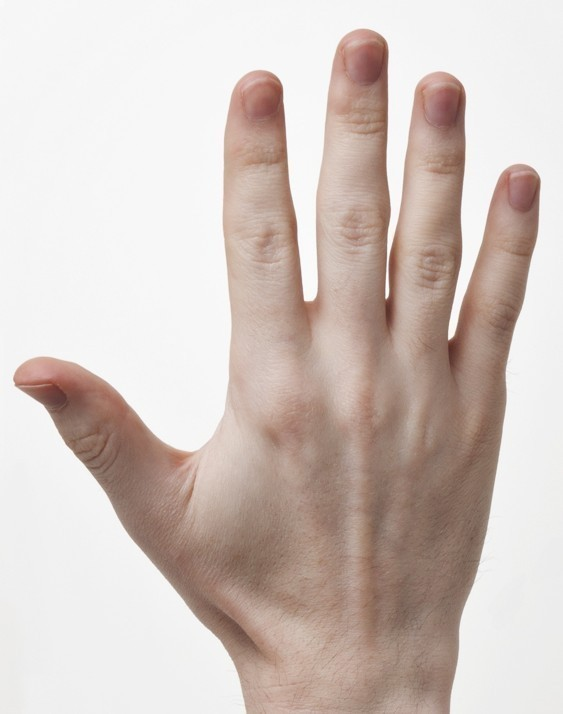
#> input picture images/right_hand_1.jpg, 563 x 714 px
$ python single_acp_capture.py   (older library calls are emulated)
#> lines starting #> are read from the running program, lines starting #| are printed output that depends on the picture; after the words box and inside, x2 and y2 are one past the last pixel; in counts of white or black regions, pixels touching at a corner belong together
import cv2
import numpy as np
import math
import csv

raw_image,gray_image,thres_image = None,None,None

marker_color = (0,0,0)
contour_color = (102,204,0)
polyaprox_color = (0,0,255)
map_color = (255,0,0)

vertex_num = 0
vertex_x = []
vertex_y = []
distance_map = []


def acp_info(event,x,y,flag,param):
    global raw_image,marker_color
    global vertex_num,vertex_x,vertex_y,distance_map
    #When Left is clicked in the mouse
    if event == cv2.EVENT_LBUTTONDOWN:
        print("Mouse Picker Coorindates: x={} y={}".format(x,y))
        cv2.circle(raw_image,(x,y),3,marker_color,-1)
        i = 0
        distance = 0
        while(i<vertex_num):
            distance = int(math.sqrt((vertex_x[i]-x)**2+(vertex_y[i]-y)**2))
            print("Mapping Distance of vertex #{} = {}".format(i,distance))
            distance_map.append(distance)
            cv2.line(raw_image,(vertex_x[i],vertex_y[i]),(x,y),map_color,2)
            cv2.imwrite('./output_image/right_hand_map_1.jpg',raw_image)
            i+=1
        with open('./output_csv/map_single_acp.csv','w',newline='') as csvfile:
            writer = csv.writer(csvfile)
            i = 0
            while(i<vertex_num):
                writer.writerow([i,distance_map[i]])
                i+=1
        cv2.imshow("Acp Picker",raw_image)


def main():
    global raw_image,gray_image,thres_image
    global total_target,target_x,target_y
    raw_image = cv2.imread("./images/right_hand_1.jpg")
#> raw_image is the input picture: shape (714, 563, 3); mean B, G, R 191.2, 197.1, 209.9

    gray_image = cv2.cvtColor(raw_image,cv2.COLOR_BGR2GRAY)
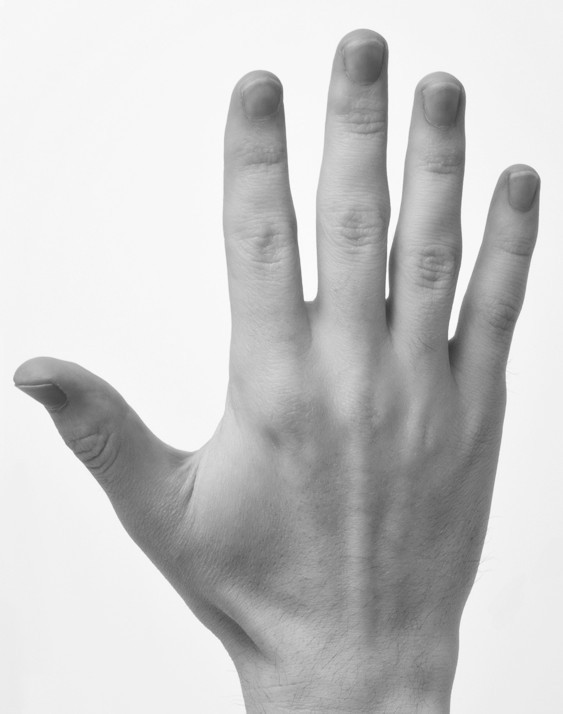
#> gray_image: shape (714, 563); min 56, max 255, mean 200.2
    res,thres_image = cv2.threshold(gray_image,220,255,cv2.THRESH_BINARY)
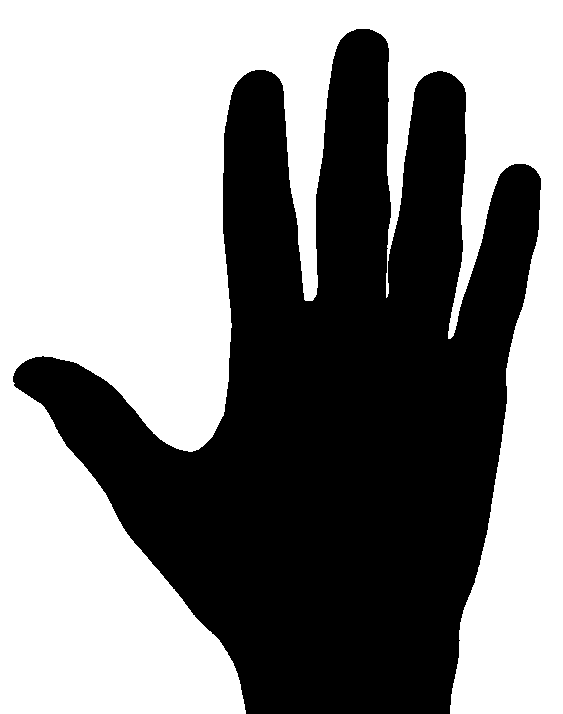
#> thres_image: shape (714, 563); 54.2% white; 1 black region
    cv2.imshow('Threshold',thres_image)
    image,contours,hierarchy = cv2.findContours(thres_image, cv2.RETR_TREE, cv2.CHAIN_APPROX_SIMPLE)
#> contours = 1 contour; box (x1, y1, x2, y2) and area: (0, 0, 563, 714) 215092

    cv2.drawContours(raw_image, contours,-1,(102,204,0),3)
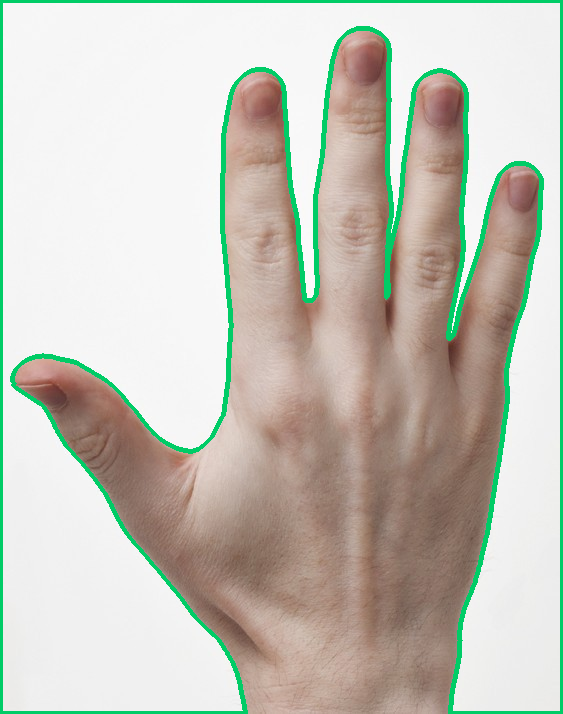
#> raw_image: shape (714, 563, 3); 5.43% of pixels changed, all inside (x1, y1, x2, y2) = (0, 0, 563, 714)
    #Find vertices of contours
    for cnt in contours :
        approx = cv2.approxPolyDP(cnt, 0.009 * cv2.arcLength(cnt, True), True)

        # draws boundary of contours.
        cv2.drawContours(raw_image, [approx], 0, (0,0,255), 3)

        # Used to flatted the array containing
        # the co-ordinates of the vertices.
        n = approx.ravel()
        i = 0
        counter = 0
        for j in n :
            if(i % 2 == 0):
                x = n[i]
                y = n[i + 1]
                global vertex_num
                if((counter!=0)and(counter!=1)and(counter!=13)and(counter!=14)):
                    # String containing the co-ordinates.
                    string = str(x) + " " + str(y)
                    print("Vertices #{}: x={},y={}".format(vertex_num,x,y))
                    vertex_num +=1
                    vertex_x.append(x)
                    vertex_y.append(y)
                    if(i == 0):
                        # text on topmost co-ordinate.
                        cv2.putText(raw_image, "Arrow tip", (x, y),cv2.FONT_HERSHEY_SIMPLEX, 0.5, (0,0,255))
                    else:
                        # text on remaining co-ordinates.
                        cv2.putText(raw_image, string, (x, y),cv2.FONT_HERSHEY_SIMPLEX, 0.5, (0,0,255))
                counter+=1
            i+=1
#> this loop made 1 pass
#| Vertices #0: x=245,y=713
#| Vertices #1: x=12,y=376
#| Vertices #2: x=212,y=436
#| Vertices #3: x=232,y=89
#| Vertices #4: x=312,y=300
#| Vertices #5: x=356,y=28
#| Vertices #6: x=386,y=297
#| Vertices #7: x=424,y=75
#| Vertices #8: x=448,y=338
#| Vertices #9: x=541,y=178
#> (further printed lines are left out)
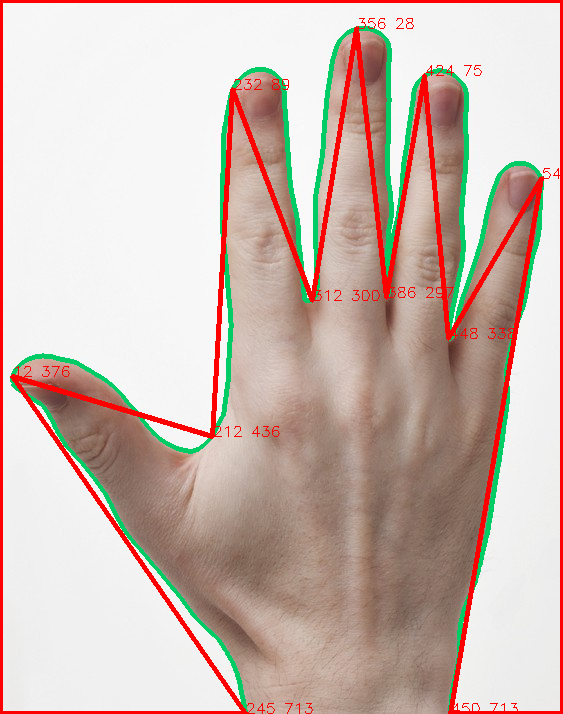
#> raw_image: shape (714, 563, 3); 5.64% of pixels changed, all inside (x1, y1, x2, y2) = (0, 0, 563, 714)
#> after the loop, vertex_num = 11; vertex_x = [245, 12, 212, 232, 312, 356, 386, 424, 448, 541, 450]; vertex_y = [713, 376, 436, 89, 300, 28, 297, 75, 338, 178, 713]

    #Mouse Pick system
    cv2.namedWindow('Acp Picker')
    cv2.imshow('Acp Picker',raw_image)
    cv2.setMouseCallback("Acp Picker",acp_info)


    cv2.waitKey(0)
    cv2.destroyAllWindows()

if __name__ == '__main__':
    main()
